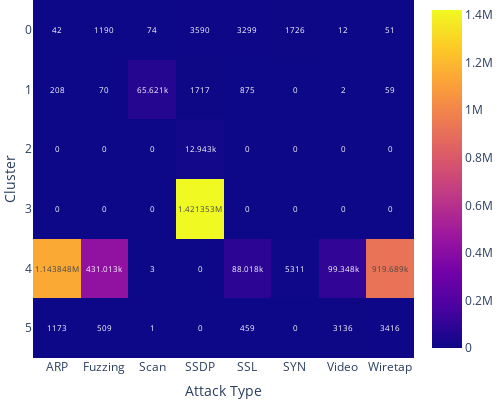

Source (notebook cell):
### Code cell
fig = px.imshow(df_total_100_mal, text_auto=True)
fig.update_layout(
    xaxis_title="Attack Type", yaxis_title="Cluster", margin=dict(l=0, r=0, t=0, b=0), width=500, height=400
)
fig.show()

### Figure 1 — Plotly figure (JSON) as saved in the notebook; plotly's stock layout.template omitted (floating-point values rounded to 4 significant figures)
{"data": [{"coloraxis": "coloraxis", "hovertemplate": "x: %{x}<br>y: %{y}<br>color: %{z}<extra></extra>", "name": "0", "texttemplate": "%{z}", "type": "heatmap", "x": ["ARP", "Fuzzing", "Scan", "SSDP", "SSL", "SYN", "Video", "Wiretap"], "xaxis": "x", "y": [0, 1, 2, 3, 4, 5], "yaxis": "y", "z": [[42, 1190, 74, 3590, 3299, 1726, 12, 51], [208, 70, 65621, 1717, 875, 0, 2, 59], [0, 0, 0, 12943, 0, 0, 0, 0], [0, 0, 0, 1421353, 0, 0, 0, 0], [1143848, 431013, 3, 0, 88018, 5311, 99348, 919689], [1173, 509, 1, 0, 459, 0, 3136, 3416]]}], "layout": {"coloraxis": {"colorscale": [[0, "#0d0887"], [0.1111, "#46039f"], [0.2222, "#7201a8"], [0.3333, "#9c179e"], [0.4444, "#bd3786"], [0.5556, "#d8576b"], [0.6667, "#ed7953"], [0.7778, "#fb9f3a"], [0.8889, "#fdca26"], [1, "#f0f921"]]}, "height": 400, "margin": {"b": 0, "l": 0, "r": 0, "t": 0}, "width": 500, "xaxis": {"anchor": "y", "constrain": "domain", "domain": [0, 1], "scaleanchor": "y", "title": {"text": "Attack Type"}}, "yaxis": {"anchor": "x", "autorange": "reversed", "constrain": "domain", "domain": [0, 1], "title": {"text": "Cluster"}}}}
